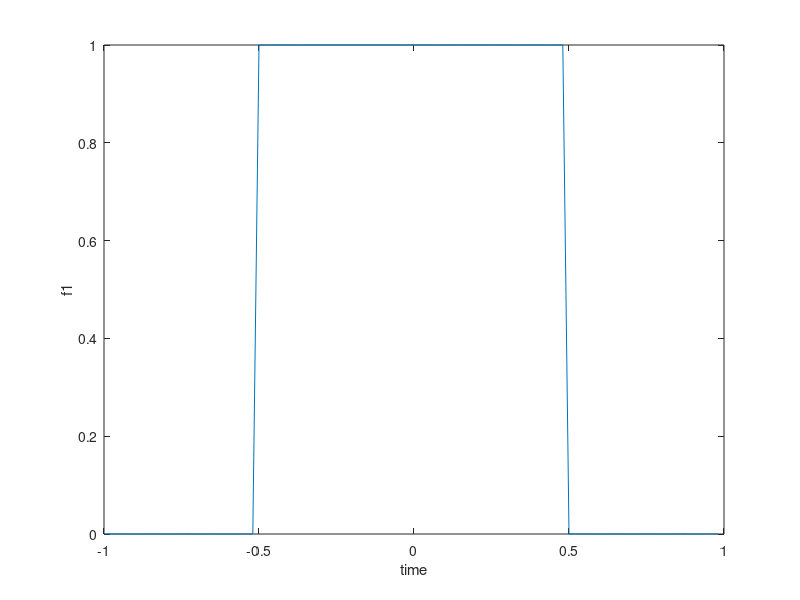
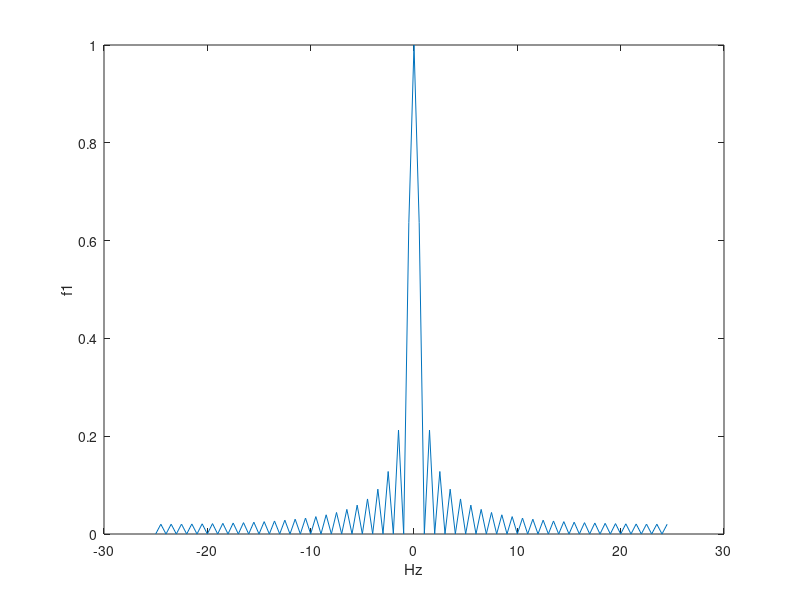

The MATLAB source for these figures, in order:
clc
close all;
clear;

N=100;
t_s=0.02;
f_s=1/t_s;
t_start=-1;
t_end= 1;
t=t_start:t_s:t_end-t_s;
f=-f_s/2:f_s/N:f_s/2-f_s/N;
a=zeros(1,25);
b=ones(1,25);
x=[a b b a];

y = fftshift(fft(x));
y=y/max(abs(y));


figure()
plot(t,x);
xlabel('time')
ylabel('f1')

figure()
plot(f, abs(y));
xlabel('Hz')
ylabel('f1')
